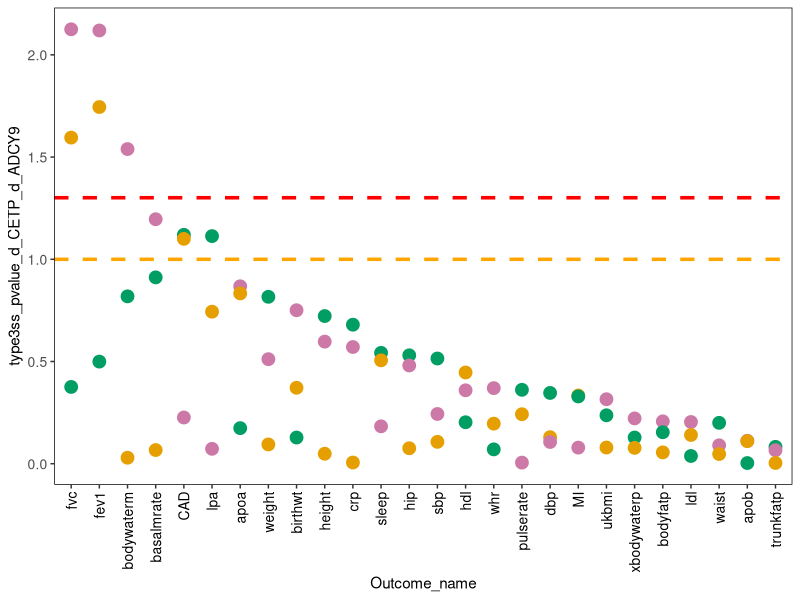

Here is the R script that generated this plot:
library(ggplot2)


print('Figure 6a')

pdf('UKphewas.Interaction.pdf', height=4,width=12)

data=read.table('PheWas.Interaction.txt',header=TRUE)

# Order by p-value
data=data[order(-data$type3ss_pvalue_d_CETP_d_ADCY9),]
data$Outcome_name=factor(data$Outcome_name, levels=unique(data$Outcome_name))

ggplot(data, aes(x=Outcome_name, y=type3ss_pvalue_d_CETP_d_ADCY9, color=sex2))+geom_point(size=4)+theme(axis.text.x=element_text(angle=90, vjust=0.5,hjust=1, color='black'), legend.position='none', panel.background=element_rect(fill=NA), panel.border=element_rect(colour='black', fill=NA), axis.text=element_text(size=10))+geom_hline(yintercept=c(-log10(0.10),-log10(0.05)),col=c('orange','red'), linetype='dashed',size=1.2)+scale_color_manual(values=c('#E69F00','#009E63','#CC79A7'))



